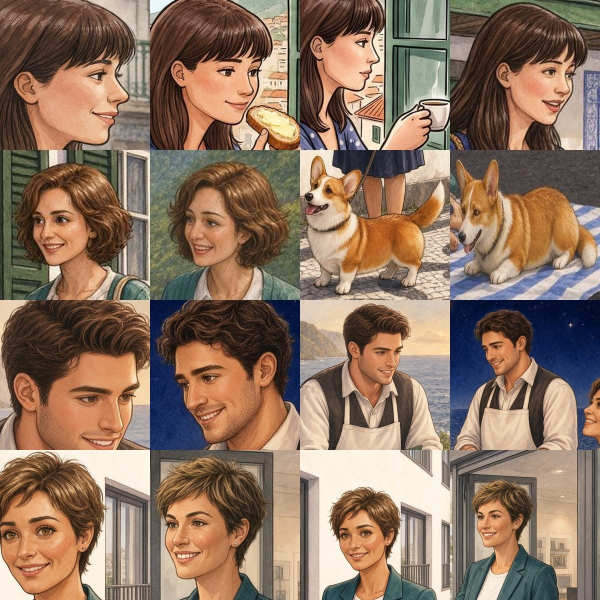
#> input picture tools/charsheet/character-sheet-v3.jpg, 1200 x 1200 px (shown at 1/2 size)
$ python look.py ../charsheet/character-sheet-v3.jpg ../charsheet/character-sheet-v4.jpg out.png
#> lines starting #> are read from the running program, lines starting #| are printed output that depends on the picture
"""Highlight looks for a still or a video frame.
usage: python3 look.py picture.jpg matte.png out.jpg [--look first|soft] [--strength 1.0]
matte: grey PNG, white = the word's thing (soft edges fine).
DEFAULT = "first" (user, Nov 22 2026: "go back to your original highlight settings"):
  rest of the picture 20% darker, full colour; the thing 60% brighter; 1.5 px mid-grey outline just outside it
  (Nov 22: "gray outline slightly thicker. 10% background change. highlight to 40%", then "background to 20%", "thinner outline", "highlight to 60%", "darker gray outline").
"soft" = the tuned dim-and-glow look from Nov 21-22 (kept in case the user wants it again)."""
import cv2,numpy as np,sys
FIRST=dict(dim=0.80,bright=1.60,line_bgr=(0.5,0.5,0.5),line_px=1.5)
SOFT=dict(dim=0.62,grey=0.275,contrast=1.06,lift=0.03,glow=0.30,glow_sigma=7)
def look_first(f,a,s=1.0,P=FIRST):
    o=f*P['dim']*(1-a[...,None])+np.clip(f*P['bright']+0.02,0,1)*a[...,None]
    r=int(np.ceil(P['line_px'])); k=cv2.getStructuringElement(cv2.MORPH_ELLIPSE,(2*r+1,)*2)
    ring=np.clip(cv2.dilate(a,k)-a,0,1); ring=cv2.GaussianBlur(ring,(0,0),0.7)[...,None]
    o=o*(1-ring)+np.float32(P['line_bgr'])*ring
    return np.clip(f*(1-s)+o*s,0,1)
def look_soft(f,a,s=1.0,P=SOFT):
    g=f.mean(2,keepdims=True); out_=(f*(1-P['grey'])+g*P['grey'])*P['dim']
    in_=np.clip((f-0.5)*P['contrast']+0.5+P['lift'],0,1)
    A=cv2.GaussianBlur(a,(0,0),1.2)[...,None]; o=in_*A+out_*(1-A)
    rim=np.clip(cv2.GaussianBlur(a,(0,0),P['glow_sigma'])-a,0,1)[...,None]*1.6
    o=o+rim*np.float32([0.78,0.93,1.0])*P['glow']
    return np.clip(f*(1-s)+o*s,0,1)
look=look_first
if __name__=='__main__':
    f=cv2.imread(sys.argv[1]).astype(np.float32)/255
    a=cv2.resize(cv2.imread(sys.argv[2],0),(f.shape[1],f.shape[0])).astype(np.float32)/255
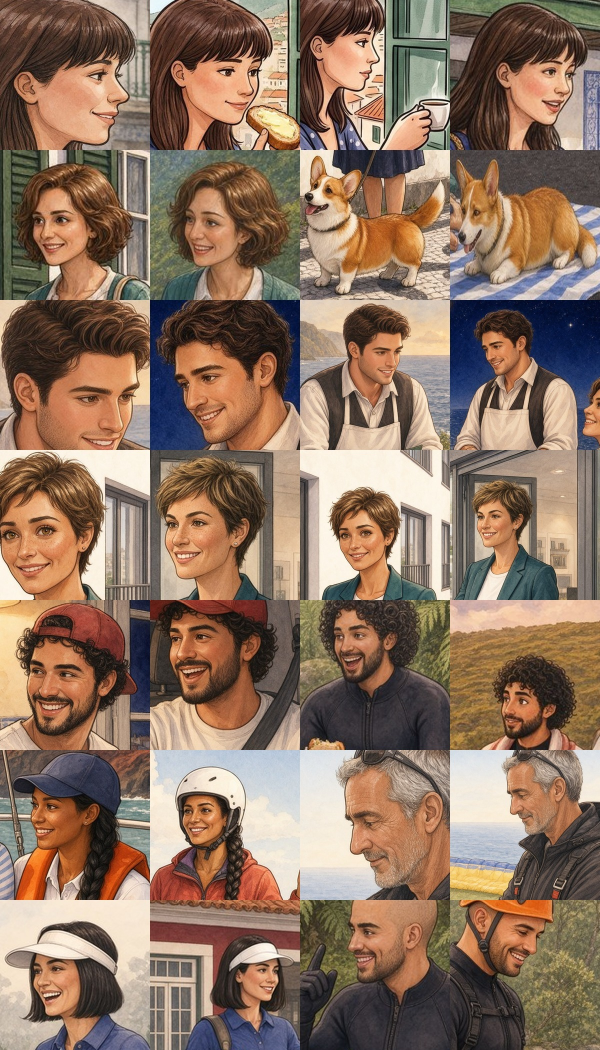
#> input picture tools/charsheet/character-sheet-v4.jpg, 1200 x 2100 px (shown at 1/2 size)
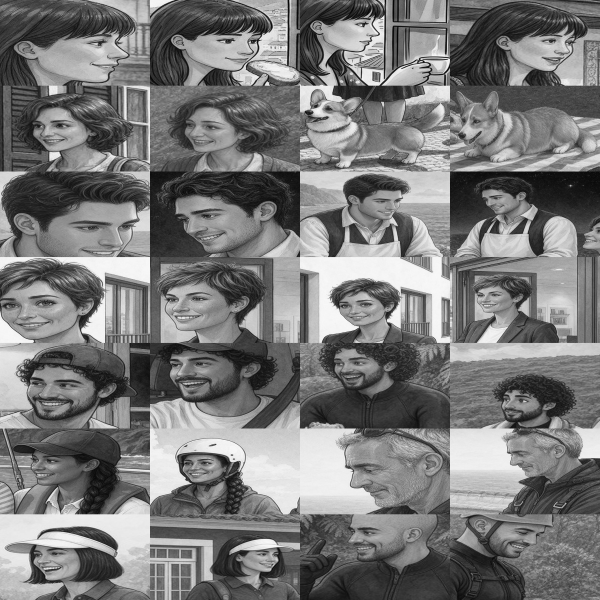
#> a: shape (1200, 1200) float32 (shown at 1/2 size); min 0, max 1, mean 0.475
    s=float(sys.argv[sys.argv.index('--strength')+1]) if '--strength' in sys.argv else 1.0
    fn=look_soft if ('--look' in sys.argv and sys.argv[sys.argv.index('--look')+1]=='soft') else look_first
    cv2.imwrite(sys.argv[3],(fn(f,a,s)*255).astype(np.uint8))
#> in look_first, `o=f*P['dim']*(1-a[...,None])+np.clip(f*P['bright']+0.02,0,1)*a[...,None]`:
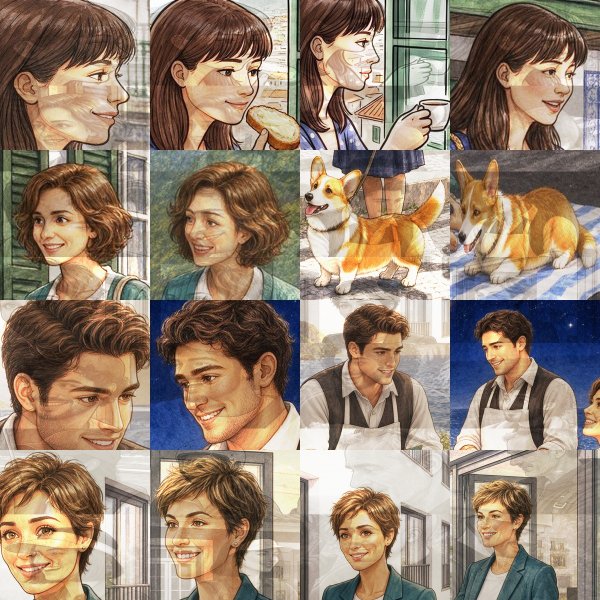
#> o: shape (1200, 1200, 3) float32 (shown at 1/2 size); mean B, G, R 0.443, 0.513, 0.589
#> in look_first, `r = int(np.ceil(P['line_px']))`: r = 2
#> in look_first, `k = cv2.getStructuringElement(cv2.MORPH_ELLIPSE, (2 * r + 1,) * 2)`: k = [[0, 0, 1, 0, 0], [1, 1, 1, 1, 1], [1, 1, 1, 1, 1], [1, 1, 1, 1, 1], [0, 0, 1, 0, 0]]
#> in look_first, `ring = np.clip(cv2.dilate(a, k) - a, 0, 1)`:
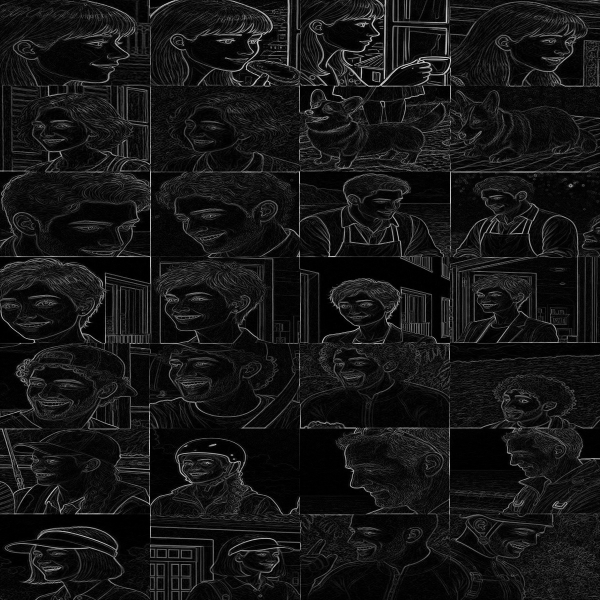
#> ring: shape (1200, 1200) float32 (shown at 1/2 size); min 0, max 0.957, mean 0.0849
